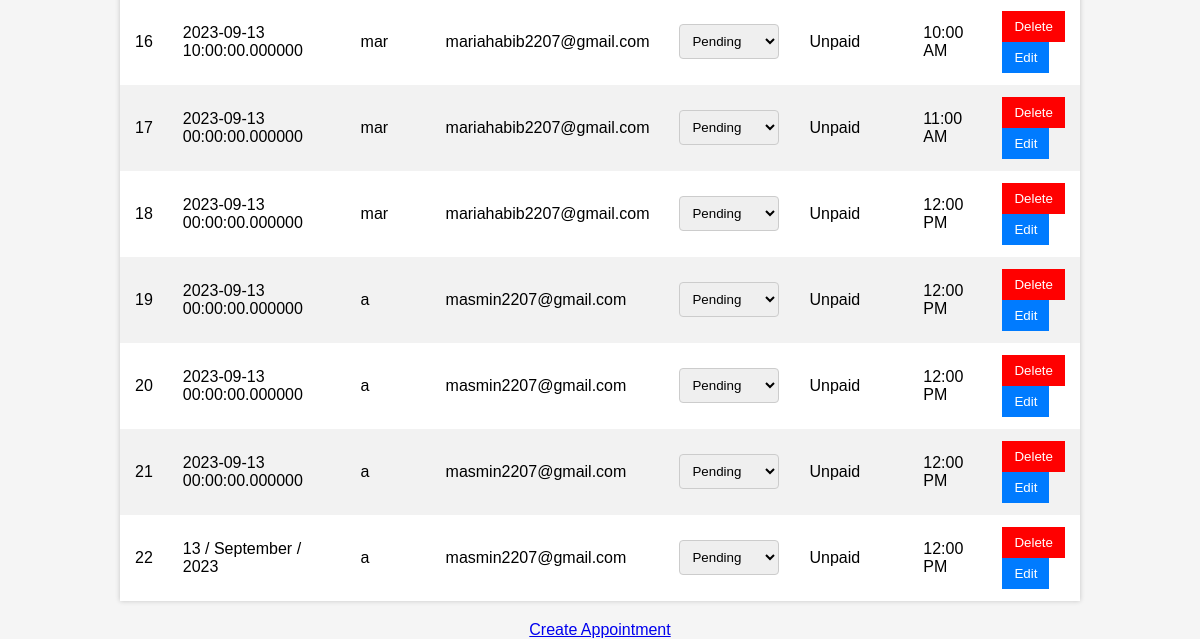
The page /admin_view (signed in, lower part) on the database as committed earlier.
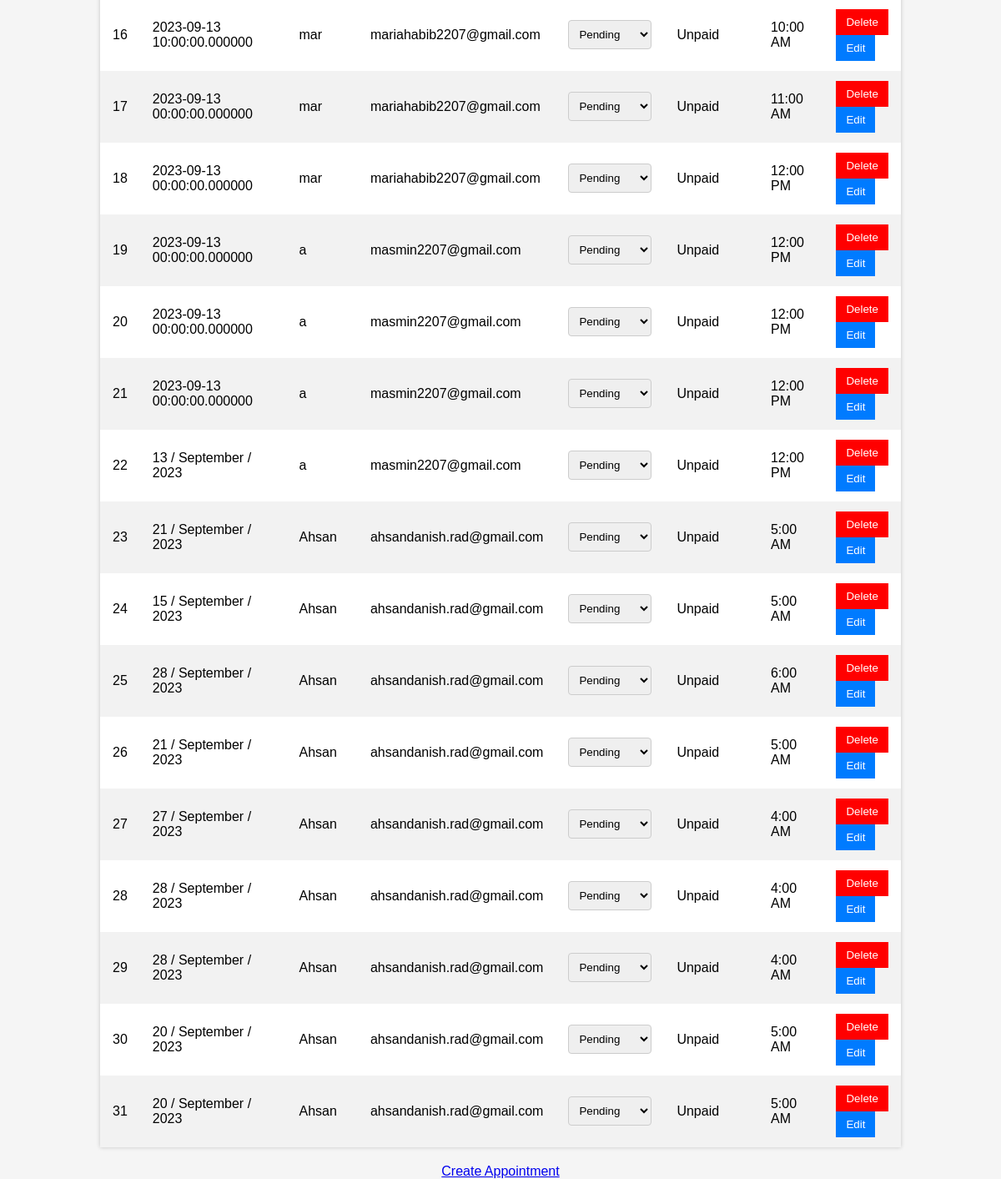
The same page on the database as committed later.
### app.py (models this page shows)
class Appointment(db.Model):
    id = db.Column(db.Integer, primary_key=True)
    full_name = db.Column(db.String)
    email = db.Column(db.String)
    status = db.Column(db.String)
    payment_status = db.Column(db.String)
    date = db.Column(db.String)
    start_time = db.Column(db.String)  # Change the type to String
    end_time = db.Column(db.String)

### app.py (the view, shortened to what this page needs)
@app.route('/admin_view', methods=['GET', 'POST'])
def admin_view():
    if 'admin_authenticated' not in session or not session['admin_authenticated']:
        return redirect(url_for('login'))
    appointments = Appointment.query.all()
    booked_slots = db.session.query(BookedSlot, Appointment).join(Appointment).all()
    availability_slots = [slot for slot, _ in booked_slots if slot.status == "unavailable"]
    return render_template('admin_view.html', appointments=appointments , booked_slots= booked_slots ,availability_slots=availability_slots )

### templates/admin_view.html (shortened to what this page needs)
<!DOCTYPE html>
<html>
<head>
</head>
<body>
    <div class="tab-content active" id="appointmentsTab">
        <table>
            <tbody>
                {% for appointment in appointments %}
                <tr>
                    <td>{{ appointment.id }}</td>
                    <td>{{ appointment.date}}</td>
                    <td>{{ appointment.full_name }}</td>
                    <td>{{ appointment.email }}</td>
                    <td>
                        <select name="appointment_status">
                            <option value="pending" {% if appointment.status == 'pending' %}selected{% endif %}>Pending</option>
                        </select>
                    </td>
                    <td>{{ appointment.payment_status }}</td>
                    <td>{{ appointment.start_time }}</td>
                    <td>
                        <form method="POST" action="{{ url_for('admin_view') }}">
                            <button type="submit" id="delete_button" name="action" value="delete" class="delete_button">Delete</button>
                        </form>
                        <form method="GET" action="{{ url_for('edit_appointment', appointment_id=appointment.id) }}">
                            <button type="submit">Edit</button>
                        </form>
                    </td>
                </tr>
                {% endfor %}
            </tbody>
        </table>
        <a href="{{ url_for('create_appointment') }}">Create Appointment</a>
    </div>
</body>
</html>

### templates/admin_view.html (style rules this page uses)
body { font-family: Arial, sans-serif; margin: 0; padding: 0; background-color: #f5f5f5; }
table { margin: 20px auto; border-collapse: collapse; width: 80%; background-color: #fff; box-shadow: 0px 0px 5px 0px rgba(0, 0, 0, 0.2); }
tr:nth-child(even) { background-color: #f2f2f2; }
select { padding: 8px; border: 1px solid #ccc; border-radius: 4px; }
button { padding: 8px 12px; border: none; background-color: #007bff; color: #fff; cursor: pointer; }
.delete_button { background-color: red !important; }
a { display: block; text-align: center; margin-top: 20px; }
.tab-content { display: none; }
.tab-content.active { display: block; }

Rows that differ between the two databases and show on the page:
added Appointment: id "23", date "21 / September / 2023", full_name "Ahsan", email "ahsandanish.rad@gmail.com", payment_status "Unpaid", start_time "5:00 AM"
added Appointment: id "24", date "15 / September / 2023", full_name "Ahsan", email "ahsandanish.rad@gmail.com", payment_status "Unpaid", start_time "5:00 AM"
added Appointment: id "25", date "28 / September / 2023", full_name "Ahsan", email "ahsandanish.rad@gmail.com", payment_status "Unpaid", start_time "6:00 AM"
added Appointment: id "26", date "21 / September / 2023", full_name "Ahsan", email "ahsandanish.rad@gmail.com", payment_status "Unpaid", start_time "5:00 AM"
added Appointment: id "27", date "27 / September / 2023", full_name "Ahsan", email "ahsandanish.rad@gmail.com", payment_status "Unpaid", start_time "4:00 AM"
added Appointment: id "28", date "28 / September / 2023", full_name "Ahsan", email "ahsandanish.rad@gmail.com", payment_status "Unpaid", start_time "4:00 AM"
added Appointment: id "29", date "28 / September / 2023", full_name "Ahsan", email "ahsandanish.rad@gmail.com", payment_status "Unpaid", start_time "4:00 AM"
added Appointment: id "30", date "20 / September / 2023", full_name "Ahsan", email "ahsandanish.rad@gmail.com", payment_status "Unpaid", start_time "5:00 AM"
added Appointment: id "31", date "20 / September / 2023", full_name "Ahsan", email "ahsandanish.rad@gmail.com", payment_status "Unpaid", start_time "5:00 AM"
